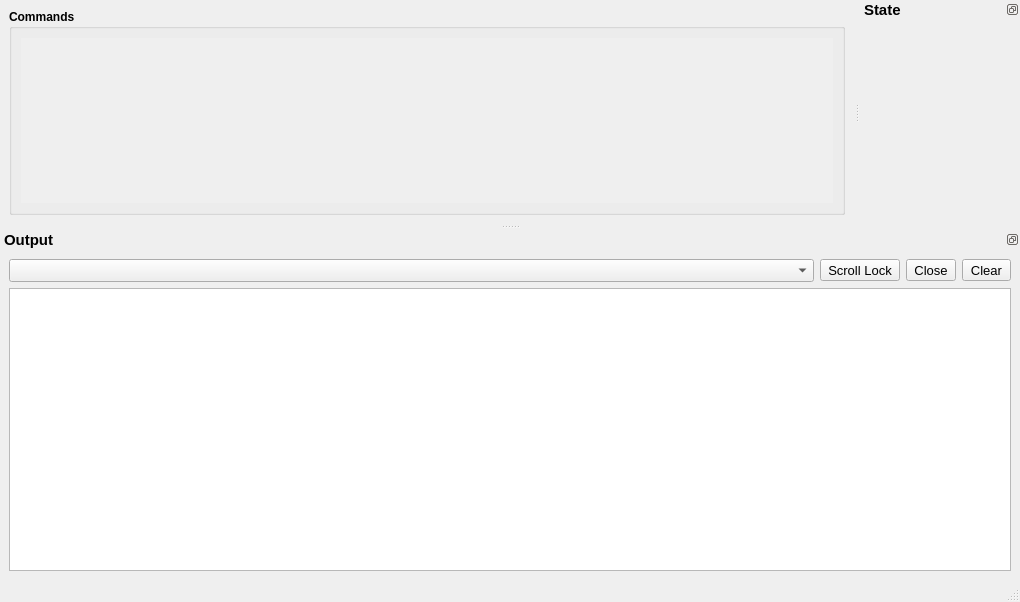
<?xml version="1.0" encoding="UTF-8"?>
<ui version="4.0">
 <class>MainWindow</class>
 <widget class="QMainWindow" name="MainWindow">
  <property name="geometry">
   <rect>
    <x>0</x>
    <y>0</y>
    <width>1020</width>
    <height>602</height>
   </rect>
  </property>
  <property name="windowTitle">
   <string>Neurobots Commander</string>
  </property>
  <widget class="QWidget" name="centralwidget">
   <layout class="QVBoxLayout" name="verticalLayout_2">
    <item>
     <widget class="QGroupBox" name="groupBox">
      <property name="font">
       <font>
        <weight>75</weight>
        <bold>true</bold>
       </font>
      </property>
      <property name="title">
       <string>Commands</string>
      </property>
      <property name="flat">
       <bool>false</bool>
      </property>
      <layout class="QGridLayout" name="gridLayout_2">
       <item row="0" column="0">
        <widget class="QScrollArea" name="scrollArea">
         <property name="font">
          <font>
           <weight>50</weight>
           <bold>false</bold>
          </font>
         </property>
         <property name="frameShape">
          <enum>QFrame::NoFrame</enum>
         </property>
         <property name="widgetResizable">
          <bool>true</bool>
         </property>
         <widget class="QWidget" name="scrollAreaWidgetContents_2">
          <property name="geometry">
           <rect>
            <x>0</x>
            <y>0</y>
            <width>810</width>
            <height>145</height>
           </rect>
          </property>
          <layout class="QGridLayout" name="gridLayout_3">
           <item row="0" column="0">
            <layout class="QGridLayout" name="gridLayout">
             <property name="margin">
              <number>5</number>
             </property>
            </layout>
           </item>
          </layout>
         </widget>
        </widget>
       </item>
      </layout>
     </widget>
    </item>
   </layout>
  </widget>
  <widget class="QMenuBar" name="menubar">
   <property name="geometry">
    <rect>
     <x>0</x>
     <y>0</y>
     <width>1020</width>
     <height>25</height>
    </rect>
   </property>
  </widget>
  <widget class="QStatusBar" name="statusbar"/>
  <widget class="QDockWidget" name="dockWidget_4">
   <property name="sizePolicy">
    <sizepolicy hsizetype="Preferred" vsizetype="Preferred">
     <horstretch>0</horstretch>
     <verstretch>0</verstretch>
    </sizepolicy>
   </property>
   <property name="minimumSize">
    <size>
     <width>247</width>
     <height>350</height>
    </size>
   </property>
   <property name="font">
    <font>
     <pointsize>11</pointsize>
     <weight>75</weight>
     <bold>true</bold>
    </font>
   </property>
   <property name="features">
    <set>QDockWidget::DockWidgetFloatable|QDockWidget::DockWidgetMovable</set>
   </property>
   <property name="windowTitle">
    <string>Output</string>
   </property>
   <attribute name="dockWidgetArea">
    <number>8</number>
   </attribute>
   <widget class="QWidget" name="dockWidgetContents_5">
    <property name="font">
     <font>
      <pointsize>10</pointsize>
      <weight>50</weight>
      <bold>false</bold>
     </font>
    </property>
    <layout class="QVBoxLayout" name="verticalLayout">
     <item>
      <layout class="QVBoxLayout" name="verticalLayout_3">
       <item>
        <layout class="QHBoxLayout" name="horizontalLayout">
         <item>
          <widget class="QComboBox" name="comboBoxConsole"/>
         </item>
         <item>
          <widget class="QToolButton" name="toolButtonScrollLock">
           <property name="toolTip">
            <string>Scroll Lock</string>
           </property>
           <property name="text">
            <string>Scroll Lock</string>
           </property>
           <property name="icon">
            <iconset resource="resources.qrc">
             <normaloff>:/icons/img/icons/lock.svg</normaloff>:/icons/img/icons/lock.svg</iconset>
           </property>
           <property name="checkable">
            <bool>true</bool>
           </property>
           <property name="checked">
            <bool>false</bool>
           </property>
          </widget>
         </item>
         <item>
          <widget class="QToolButton" name="toolButtonClose">
           <property name="toolTip">
            <string>Close and Remove</string>
           </property>
           <property name="text">
            <string>Close</string>
           </property>
           <property name="icon">
            <iconset resource="resources.qrc">
             <normaloff>:/icons/img/icons/close.svg</normaloff>:/icons/img/icons/close.svg</iconset>
           </property>
          </widget>
         </item>
         <item>
          <widget class="QToolButton" name="toolButtonClear">
           <property name="statusTip">
            <string>Clear</string>
           </property>
           <property name="text">
            <string>Clear</string>
           </property>
           <property name="icon">
            <iconset resource="resources.qrc">
             <normaloff>:/icons/img/icons/clear.svg</normaloff>:/icons/img/icons/clear.svg</iconset>
           </property>
          </widget>
         </item>
        </layout>
       </item>
       <item>
        <widget class="QTextEdit" name="textEditConsole">
         <property name="font">
          <font>
           <weight>50</weight>
           <bold>false</bold>
          </font>
         </property>
         <property name="styleSheet">
          <string notr="true"/>
         </property>
         <property name="readOnly">
          <bool>false</bool>
         </property>
        </widget>
       </item>
      </layout>
     </item>
    </layout>
   </widget>
  </widget>
  <widget class="QDockWidget" name="dockWidget_5">
   <property name="minimumSize">
    <size>
     <width>160</width>
     <height>80</height>
    </size>
   </property>
   <property name="font">
    <font>
     <pointsize>11</pointsize>
     <weight>75</weight>
     <bold>true</bold>
    </font>
   </property>
   <property name="features">
    <set>QDockWidget::DockWidgetFloatable|QDockWidget::DockWidgetMovable</set>
   </property>
   <property name="windowTitle">
    <string>State</string>
   </property>
   <attribute name="dockWidgetArea">
    <number>2</number>
   </attribute>
   <widget class="QWidget" name="dockWidgetState">
    <property name="sizePolicy">
     <sizepolicy hsizetype="Expanding" vsizetype="Expanding">
      <horstretch>0</horstretch>
      <verstretch>0</verstretch>
     </sizepolicy>
    </property>
    <property name="font">
     <font>
      <pointsize>10</pointsize>
      <weight>75</weight>
      <bold>true</bold>
     </font>
    </property>
    <layout class="QFormLayout" name="formLayoutState">
     <property name="fieldGrowthPolicy">
      <enum>QFormLayout::AllNonFixedFieldsGrow</enum>
     </property>
    </layout>
   </widget>
  </widget>
 </widget>
 <resources>
  <include location="resources.qrc"/>
 </resources>
 <connections/>
</ui>
